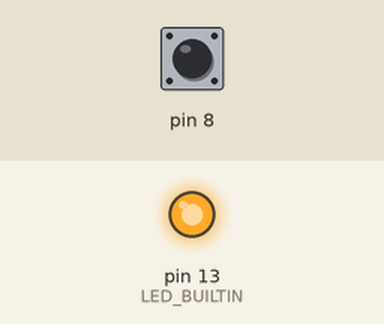
This sketch was run on a simulated Arduino Leonardo, built with avr-gcc and run on an emulated ATmega32U4. Shown: output pins drawn as LEDs (lit = HIGH). Dashed ring = blinking. The inputs (shaded band) are chosen by the test bench; at power-on: pin 8 HIGH. Storage starts empty; random numbers use the default seed unless the sketch sets one; USB keyboard and mouse output is not drawn.

Above: at 3.6 s.
At 5.2 s:
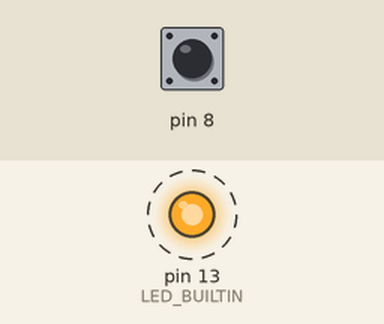
5.3 s: pin 8 pulled LOW for 3.2 s
At 5.7 s:
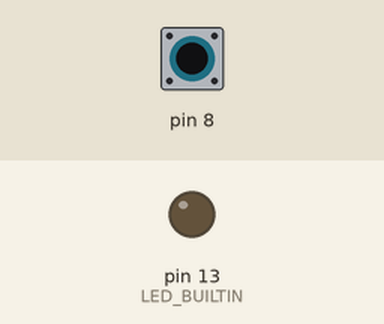
Timing chart, 0 to 16.0 s (numbered marks = the images above; inputs shaded):
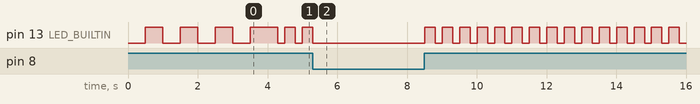

The sketch:

Arduino.ino
```cpp
#include <SD.h>
#include <SPI.h>
#include <avr/pgmspace.h>
#include <Keyboard.h>
#include <stdlib.h>
#include "Player.h"
#include "Utils.h"

#define FILE_NAME "melody"

typedef unsigned char byte;

const uint8_t SWITCH_PIN PROGMEM = 8;
const uint8_t CHIP_SELECT PROGMEM = 4;

bool initSD()
{
    if (!SD.begin(CHIP_SELECT))
    {
        SD.end();
        return false;
    }
    return true;
}

void waitToStart()
{
    while (digitalRead(SWITCH_PIN))
    {
        digitalWrite(LED_BUILTIN, HIGH);
        delay(300);
        digitalWrite(LED_BUILTIN, LOW);
        delay(200);
    }
}

void setup()
{
    // 初始化针脚
    pinMode(SWITCH_PIN, INPUT_PULLUP);
    pinMode(LED_BUILTIN, OUTPUT);
    // 关闭调试模式
    Utils::isDebug = false;
    // 传送开机信息
    Utils::blink(4);
    Keyboard.begin();
}

void loop()
{
    waitToStart();
    if (initSD())
    {
        // 读取乐谱
        Keyboard.releaseAll();
        File melody = SD.open(F(FILE_NAME), FILE_READ);
        Player *player = new Player();
        player->needJitter = false;
        player->playWhileReading(melody);
        Keyboard.releaseAll();
        melody.close();
        SD.end();
    }
};
```

Mog.h
```cpp
#ifndef _MOG_H_
#define _MOG_H_

struct Mog
{
    char note;
    unsigned short dly;
};
#endif
```

Player.cpp
```cpp
#include "Player.h"
#include "Utils.h"

unsigned short Player::readForShort(File file)
{
    if (file.available() < 2)
    {
        return (unsigned char)file.read();
    }
    byte tmp[2] = {0};
    file.read(tmp, 2);
    unsigned short s = tmp[0];
    return (s << 8) + tmp[1];
}

short Player::randomShort(short smin, short smax)
{
    return (short)random(smin, smax);
}

Player::Player()
{
    isHold = false;
}

Player *Player::playWhileReading(File file)
{
    len = file.available() / 4;
    Mog mog;
    readNextNote(&mog, file);
    int dly = mog.dly;
    for (int ind = 0; ind < len; ind++)
    {
        play(mog);
        dly = mog.dly;
        readNextNote(&mog, file);
        waitNextNote(dly);
    }
    initState();
}

Player *Player::play(Mog oneNote)
{
    short dly = oneNote.dly;
    char note = oneNote.note;
    if (note == 'P')
    {
        lastNoteTs = millis();
        return;
    }
    else if (dly < 1)
    {
        isHold = true;
        Keyboard.press(note);
    }
    else if (isHold)
    {
        Keyboard.press(note);
        lastNoteTs = millis();
        isHold = false;
        Keyboard.releaseAll();
    }
    else
    {
        Keyboard.print(note);
        lastNoteTs = millis();
    }
    return this;
}

void Player::readNextNote(Mog *mog, File file)
{
    file.read();
    (*mog).note = file.read();
    (*mog).dly = readForShort(file);
}

void Player::waitNextNote(int dly)
{
    byte tag = needJitter;
    tag <<= 1;
    if (dly)
    {
        tag += 1;
    }

    switch (tag)
    {
    case 0b10:
        delay(randomShort(0, 10));
        return;
    case 0b11:
        dly = dly + randomShort(-10, 10);
        break;
    default:
        break;
    }
    dly = dly - (int)(millis() - lastNoteTs);
    if (dly > 0)
    {
        delay(dly);
    }
}

void Player::initState()
{
    isHold = false;
}
```

Player.h
```cpp
#ifndef PLAYER_H
#define PLAYER_H

#include <SD.h>
#include <Keyboard.h>
#include <stdlib.h>
#include "Mog.h"

class Player
{
public:
    bool needJitter;
    Player();
    Player *playWhileReading(File file);

private:
    int len;
    bool isHold;
    unsigned long lastNoteTs;
    Player *play(Mog oneNote);
    void readNextNote(Mog *mog, File file);
    void waitNextNote(int dly);
    unsigned short readForShort(File file);
    short randomShort(short smin, short smax);
    void initState();
};

#endif
```

Utils.cpp
```cpp
#include <USBAPI.h>
#include <stdlib.h>
#include "Utils.h"

bool Utils::isDebug = false;

void Utils::initSerial()
{
    if (Serial)
    {
        return;
    }
    Serial.begin(9600);
    while (!Serial)
        blink(3);
}

bool Utils::checkSerial()
{
    if (!isDebug)
    {
        return false;
    }
    if (!Serial)
    {
        initSerial();
    }
    return true;
}

void Utils::log(const __FlashStringHelper *str)
{
    if (!checkSerial())
    {
        return;
    }
    Serial.print(str);
}

void Utils::log(const int num)
{
    if (!checkSerial())
    {
        return;
    }
    Serial.print(num);
}
void Utils::logln(const __FlashStringHelper *str)
{
    if (!checkSerial())
    {
        return;
    }
    Serial.println(str);
}

void Utils::logln(const int num)
{
    if (!checkSerial())
    {
        return;
    }
    Serial.println(num);
}

int Utils::avaliableMemory()
{
    int size = 1;
    byte *buf;
    while ((buf = (byte *)malloc(size++)) != NULL)
    {
        free(buf);
    }
    return size - 1;
}

void Utils::blink(int times)
{
    for (int i = 0; i < times; i++)
    {
        digitalWrite(LED_BUILTIN, LOW);
        delay(500);
        digitalWrite(LED_BUILTIN, HIGH);
        delay(500);
    }
    digitalWrite(LED_BUILTIN, LOW);
}
```

Utils.h
```cpp
#ifndef WD_UTILS_H
#define WD_UTILS_H

#include "WString.h"
class Utils
{

public:
    static bool isDebug;

    static void log(const __FlashStringHelper *str);

    static void log(const int num);

    static void logln(const __FlashStringHelper *str);

    static void logln(const int num);

    static int avaliableMemory();

    static void blink(int times);

private:
    static void initSerial();

    static bool checkSerial();
};

#endif
```

Measured:
- by itself, pin 13 (LED_BUILTIN): repeats every 0.50 s: HIGH 0.30 s, LOW 0.20 s
